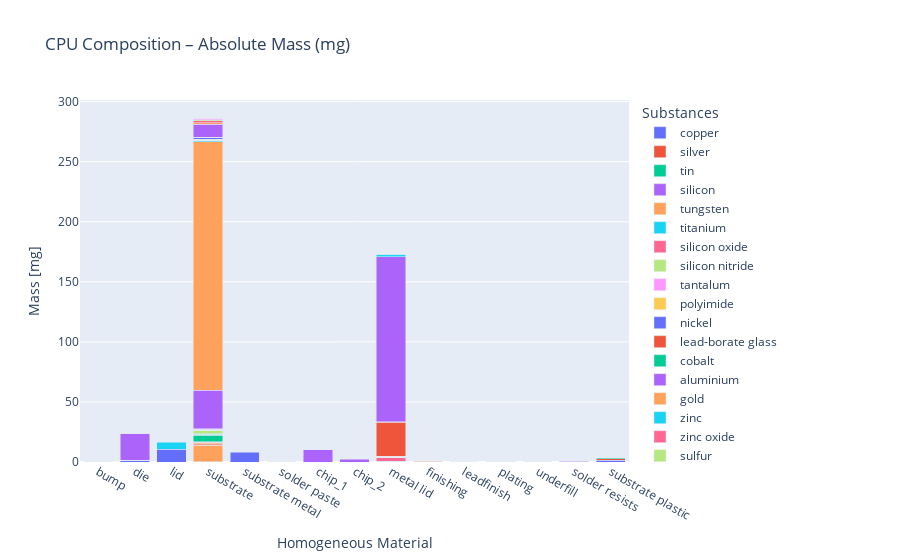
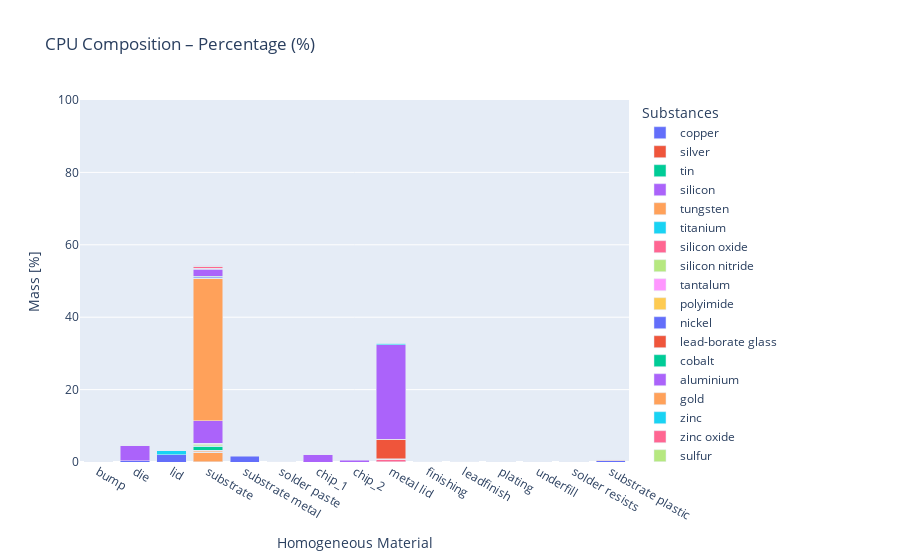

The cell these charts' notebook holds for them, in order:
### Code cell
cpu_fclga = create_cpu_model(
    dfs_cleaned=dfs_cleaned,
    dfs_high_level=dfs_high_level,
    selected_materials=flip_chip_materials,
    high_level=False,    # Use homogeneous materials
    show_BGA=False,
    show_LGA=True
)

# Use correct material column for plotting
plot_cpu_model(cpu_fclga, material_col="Homogeneous Material")
